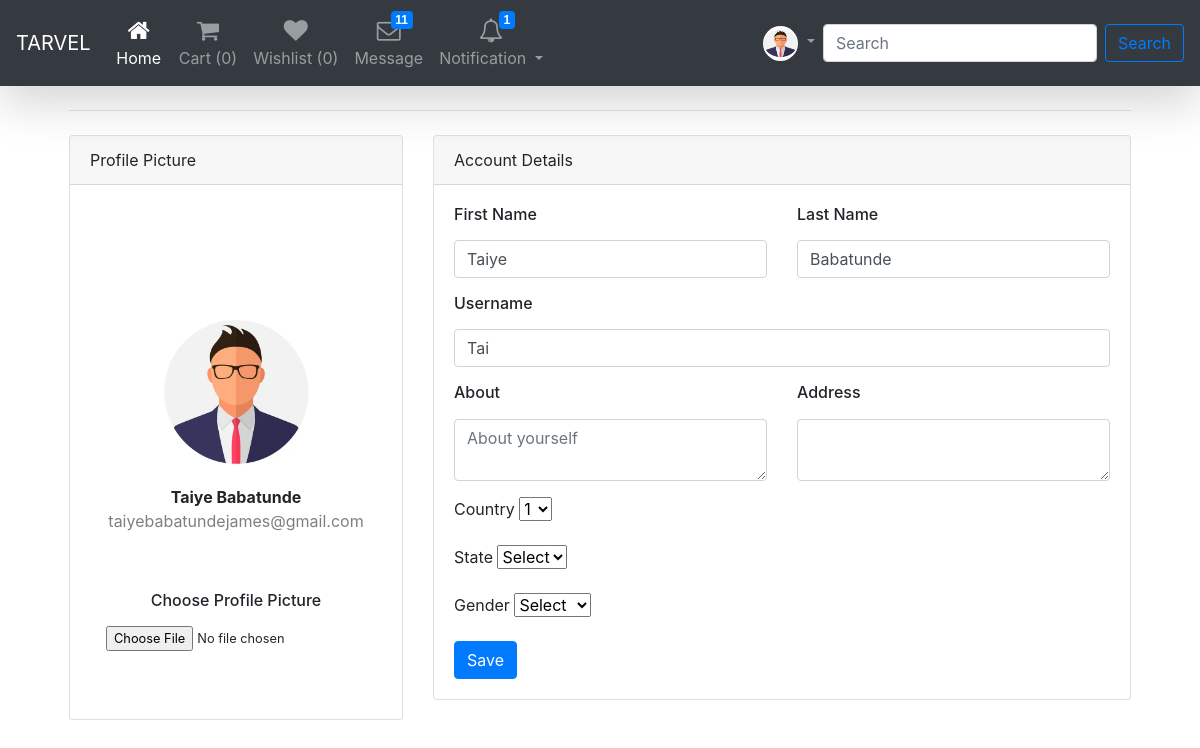
Screenshot of /edit_profile/Tai (signed in) with the database file from the repository.
### app/models.py (models this page shows, shortened)
class User(db.Model,UserMixin):
    id = db.Column(db.Integer, primary_key=True)
    name = db.Column(db.String, nullable=False)
    email = db.Column(db.String, unique=True, nullable=False)
    username = db.Column(db.String, unique=True, nullable=False)
    user_img = db.Column(db.String, nullable=False, default="default.jpg")
    password = db.Column(db.String, nullable=False, unique=True)
    user_description= db.Column(db.String)
    user_address = db.Column(db.String)
    user_state = db.Column(db.String)
    user_country = db.Column(db.String)
    user_gender = db.Column(db.String)
    product = db.relationship('Products', backref='seller', lazy=True)
    cart = db.relationship('Cart', backref='carts', lazy=True)
    wishlist = db.relationship('Wishlist', backref='wishlists', lazy=True)
    notification = db.relationship('Notification', backref='notifs', lazy=True)

### app/routes.py (the view)
@auth.route('/edit_profile/<string:username>', methods=['POST', 'GET'])
@login_required
def edit_profile(username):
    if username != current_user.username:
        flash('Cannot edit another user\'s profile')
        return redirect(url_for('auth.edit_profile', username=current_user.username))
    image_file = url_for('static', filename='profile_pic/' + current_user.user_img)
    edit = EditProfileForm()
    edit_profile = User.query.filter_by(username=username).first()
    if edit.validate_on_submit():
        if edit.user_img.data:
            img_file = save_pic(edit.user_img.data)
            current_user.user_img = img_file
        edit_profile.name = f"{edit.first_name.data} {edit.last_name.data}"
        edit_profile.username = edit.username.data
        edit_profile.user_address = edit.user_address.data
        edit_profile.user_description = edit.user_description.data
        edit_profile.user_state = edit.user_state.data
        edit_profile.user_country = edit.user_country.data
        edit_profile.user_gender = edit.user_gender.data
        db.session.commit()
        flash('Profile updated successfully!')
        return redirect(url_for('auth.profile', username=current_user.username))
    elif request.method == 'GET':
        names = edit_profile.name.split()
        edit.first_name.data = names[0]
        edit.last_name.data = names[1]
        edit.username.data = edit_profile.username
        edit.user_address.data = edit_profile.user_address
        edit.user_description.data = edit_profile.user_description
        edit.user_state.data = edit_profile.user_state
        edit.user_country.data = edit_profile.user_country
        edit.user_gender.data = edit_profile.user_gender
    return render_template('edit_profile.html', form=edit, edit_profile=edit_profile, image_file=image_file)

### app/forms.py (shortened to what this page needs)
class EditProfileForm(FlaskForm):
    first_name = StringField("First Name", validators=[DataRequired()])
    last_name = StringField("Last Name", validators=[DataRequired()])
    user_img = FileField('Choose Profile Picture', validators=[FileAllowed(['jpg', 'png'], 'Images only!')])
    user_address = TextAreaField("Address")
    user_description = TextAreaField("About", render_kw={"placeholder":"About yourself"})
    user_state = SelectField('State  ', validators=[DataRequired()], choices=[('0', 'Select'), ('Kwara', 'Kwara'), ('Lagos', 'Lagos'), ('Kogi', 'Kogi')])
    user_country = SelectField("Country ", choices=["1", "2", "3", "4", "5", "6"], validators=[DataRequired()])
    user_gender =  SelectField("Gender  ", choices=[('0', 'Select'), ('Male',"Male"), ('Female', "Female")], validators=[DataRequired()])
    submit = SubmitField("Save")
    def no_spacing(form, field):
         if ' ' in field.data:
              raise ValidationError('No spacing allowed')
    username = StringField("Username", validators=[DataRequired(), no_spacing])

class DeleteForm(FlaskForm):
    delete = SubmitField("Clear notifications", render_kw={"class":"btn btn-outline-primary"})

### app/__init__.py (called while the page is built)
def create_app(config_class=DevelopmentConfig):
    app = Flask(__name__)
    app.config.from_object(config_class)
    db.init_app(app)
    bcrypt.init_app(app)
    migrate.init_app(app, db)
    login_manager.init_app(app)
    login_manager.login_view = 'auth.login'
    with app.app_context():
        from .routes import auth, product
        from .forms import DeleteForm  # Import here to avoid circular dependency
        app.register_blueprint(auth)
        app.register_blueprint(product)
        @app.context_processor
        def inject_delete_form():
            delete = DeleteForm()
            return dict(delete=delete)
    @app.cli.command('create_db')
    def create_db():
        """Create the database tables."""
        db.create_all()
        print("Database tables created.")
    return app

### app/models.py (called while the page is built)
@login_manager.user_loader
def load_user(user_id):
    return User.query.get(int(user_id))

### app/templates/edit_profile.html (shortened to what this page needs)
{% extends "base.html" %}
{% block content %}
<form method='POST' action="" enctype='multipart/form-data'>
<div class="container-xl px-4 mt-4">
    <hr class="mt-0 mb-4">
    <div class="row">
        <div class="col-xl-4">
            <div class="card mb-4 mb-xl-0">
                <div class="card-header">Profile Picture</div>
                <div class="card-body text-center">
                    <div class="d-flex flex-column align-items-center text-center p-3 py-5">
                        <img class="rounded-circle mt-5" width="150px" src="{{ image_file }}"><span class="font-weight-bold">{{ edit_profile.name }}</span>
                        <span class="text-black-50">{{ edit_profile.email }}</span>
                        <span><small><div class="col-md-15">
                            <br><br><br>
                            <h6>{{ form.user_img.label(class = 'form-control-label') }}</h6>
                            {{ form.user_img (class = 'form-control-file') }}
                        </div></small></span></div>
                </div>
            </div>
        </div>
        <div class="col-xl-8">
            <div class="card mb-4">
                <div class="card-header">Account Details</div>
                <div class="card-body">
                        <div class="row gx-3 mb-3">
                            <div class="col-md-6">
                                <h6>{{ form.first_name.label(class = 'form-control-label') }}</h6>{{ form.first_name(class = 'form-control') }}
                            </div>
                            <div class="col-md-6">
                                <h6>{{ form.last_name.label(class = 'form-control-label') }}</h6>{{ form.last_name(class = 'form-control') }}
                            </div>
                        </div>
                        <div class="mb-3">
                            <h6>{{ form.username.label(class = 'form-control-label') }}</h6>
                                   {% if form.username.errors %}
                                     {{ form.username (class="form-control is-invalid") }}
                                       <div class="invalid-feedback">
                                         {% for error in form.username.errors %}
                                           <span>{{error}}</span>
                                         {% endfor %}
                                         {% else %}
                                           {{ form.username (class = 'form-control') }}
                                         {% endif %}
                               </div>
                               <div class="row gx-3 mb-3">
                                <div class="col-md-6">
                                    <h6>{{ form.user_description.label(class = 'form-control-label') }}</h6>{{ form.user_description(class = 'form-control') }}
                                </div>
                                <div class="col-md-6">
                                    <h6>{{ form.user_address.label(class = 'form-control-label') }}</h6>{{ form.user_address(class = 'form-control') }}
                                </div>
                            </div>
                        <div class="col-md-100 form-group">
                            {{ form.user_country.label(class = 'form-select-label') }} {{ form.user_country (class = 'form-select') }}
                        </div>
                        <div class="w-10 form-group">
                            {{ form.user_state.label(class = 'form-select-label') }} {{ form.user_state (class = 'form-select') }}
                        </div>
                        <div class="mb-3 form-group">
                            {{ form.user_gender.label(class = 'form-select-label') }} {{ form.user_gender(class = 'form-select') }}
                        </div>
                        {{form.submit (class="btn btn-primary" ) }}
                    </form>
                </div>
{% endblock %}

### app/templates/base.html (shortened to what this page needs)
<!DOCTYPE html>
<html lang="en">
<head>
  <link href="//maxcdn.bootstrapcdn.com/bootstrap/4.1.1/css/bootstrap.min.css" rel="stylesheet" id="bootstrap-css">
<link rel="stylesheet" href="{{ url_for('static', filename='css/styles.css') }}" type="text/css"  />
<link rel="stylesheet" href="{{ url_for('static', filename='css/bootstrap.min.css') }}" type="text/css" />
<link href="https://maxcdn.bootstrapcdn.com/bootstrap/4.5.2/css/bootstrap.min.css" rel="stylesheet">
</head>
<body>
  <nav class="navbar navbar-icon-top navbar-expand-sm navbar-dark bg-dark  shadow-lg sticky-top">
    <a class="navbar-brand" href="#">TARVEL</a>
    <div class="collapse navbar-collapse" id="navbarSupportedContent">
      <ul class="navbar-nav mr-auto">
        {% if current_user.is_authenticated %}
        <li class="nav-item active">
          <a class="nav-link" href="{{ url_for("product.home") }}">
            <i class="fa fa-home"></i>
            Home
            </a>
        </li>
        <li class="nav-item">
          <a class="nav-link" href="#">
            <i class="fa fa-shopping-cart"></i> Cart ({{ current_user.cart|length }})
        </a>
        </li>
        <li>
          <a class="nav-link" href="#">
            <i class="fa fa-heart"></i> Wishlist ({{ current_user.wishlist|length }})
        </a>
        </li>
        <li>
          <a class="nav-link">
            <i class="fa fa-envelope-o">
              <span class="badge badge-primary">11</span>
            </i>
            Message
          </a>
        </li>
        <li class="nav-item dropdown">
          <a class="nav-link dropdown-toggle" href="#" id="navbarDropdown" role="button" data-toggle="dropdown" aria-haspopup="true" aria-expanded="false">
            <i class="fa fa-bell-o">
              <span class="badge badge-primary">{{current_user.notification|length}}</span>
            </i>
            Notification
          </a>
        </li>
        {% endif %}
      </ul>
      <ul class="navbar-nav ">
        <li class="nav-item">
          {% if current_user.is_authenticated %}
          <li class="nav-item dropdown">
            <a class="nav-link dropdown-toggle" href="#" data-bs-toggle="dropdown" aria-expanded="false"> <img src="{{ image_file }}" class="rounded-circle" alt="Dropdown Trigger" style="width: 35px; height: 35px;">
            </a>
          </li>
            {% endif %}
        </li>
      </ul>
      <form class="form-inline my-2 my-lg-0">
        <input class="form-control mr-sm-2" type="text" placeholder="Search" aria-label="Search">
        <button class="btn btn-outline-primary my-2 my-sm-0" type="submit">Search</button>
      </form>
    </div>
  </nav>
<section>
  <div class="container mt-3">
    {% block content %}
    {% endblock %}
</section>
</body>
</html>

### app/static/css/styles.css (style rules this page uses)
.navbar-icon-top .navbar-nav .nav-link > .fa { position: relative; width: 36px; font-size: 24px; }
.navbar-icon-top .navbar-nav .nav-link > .fa > .badge { font-size: 0.75rem; position: absolute; right: 0; font-family: sans-serif; }
.navbar-icon-top .navbar-nav .nav-link > .fa { top: 3px; line-height: 12px; }
.navbar-icon-top .navbar-nav .nav-link > .fa > .badge { top: -10px; }
@media (min-width: 576px) { .navbar-icon-top.navbar-expand-sm .navbar-nav .nav-link { text-align: center; display: table-cell; height: 70px; vertical-align: middle; padding-top: 0; padding-bottom: 0; } }
@media (min-width: 576px) { .navbar-icon-top.navbar-expand-sm .navbar-nav .nav-link > .fa { display: block; width: 48px; margin: 2px auto 4px auto; top: 0; line-height: 24px; } }
@media (min-width: 576px) { .navbar-icon-top.navbar-expand-sm .navbar-nav .nav-link > .fa > .badge { top: -7px; } }
body { background-color: #f9f9fa }
.container { margin-top: 100px }

### app/templates/edit_profile.html (style rules this page uses)
body { background: #ffffff }

### rows the page displays
User: name "Taiye Babatunde", email "taiyebabatundejames@gmail.com", username "Tai", user_country "1", user_state "Select", user_gender "Select"

### other values shown
{{ current_user.cart|length }} "0"
{{ current_user.wishlist|length }} "0"
{{ current_user.notification|length }} "1"
